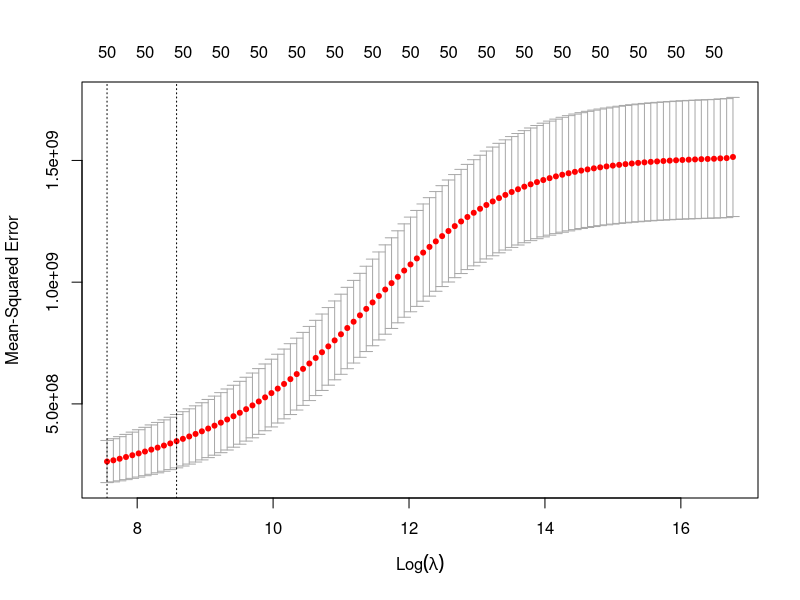
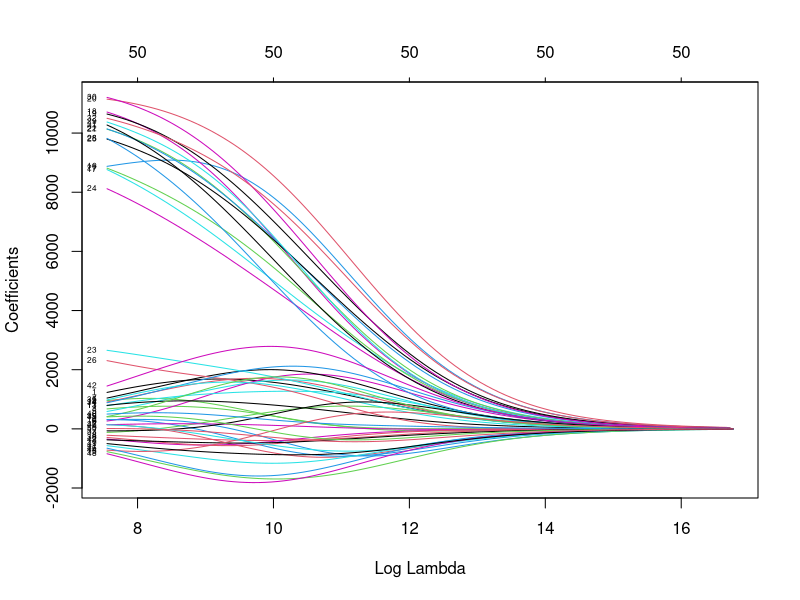
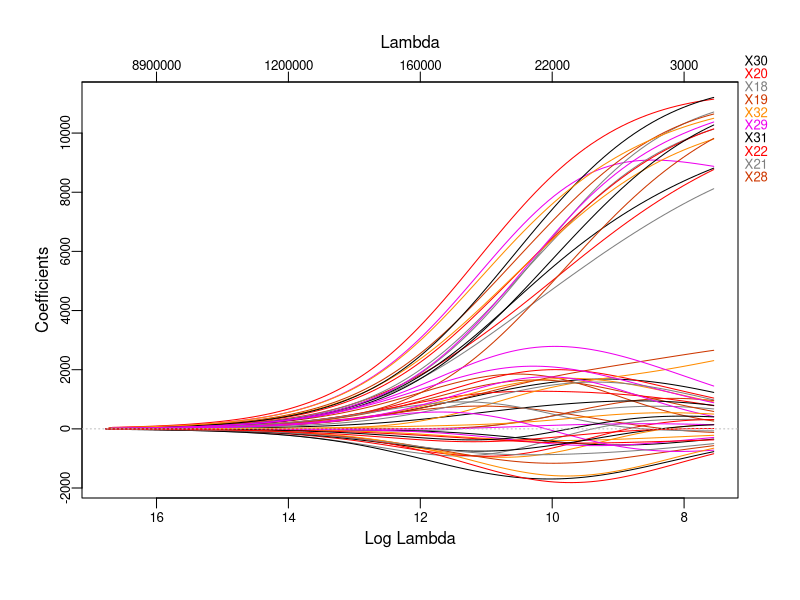
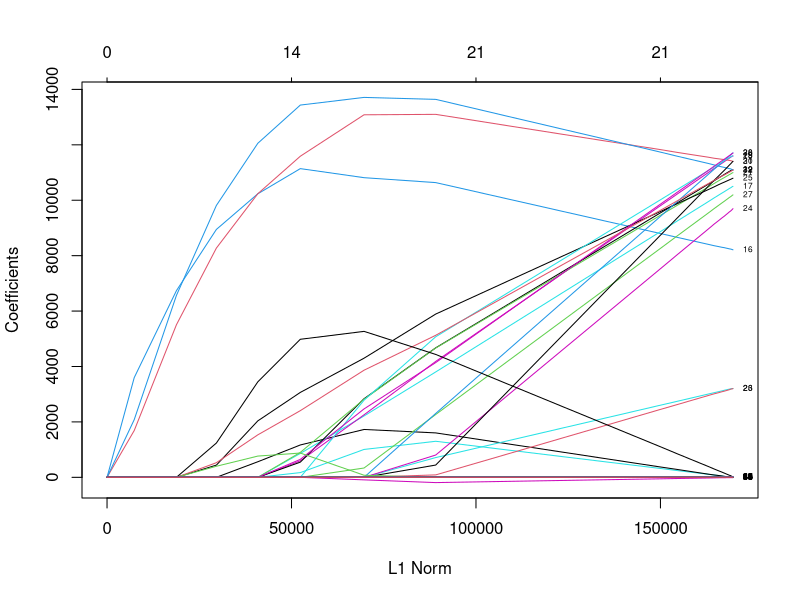
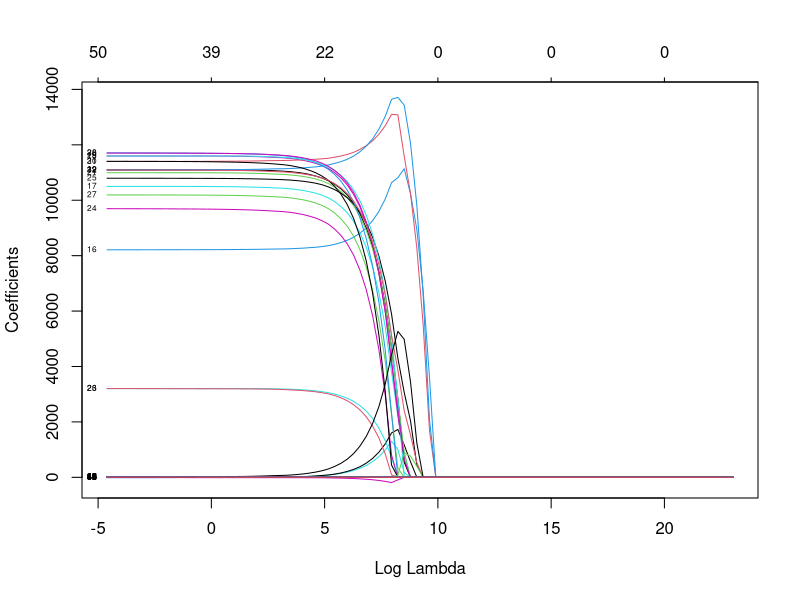
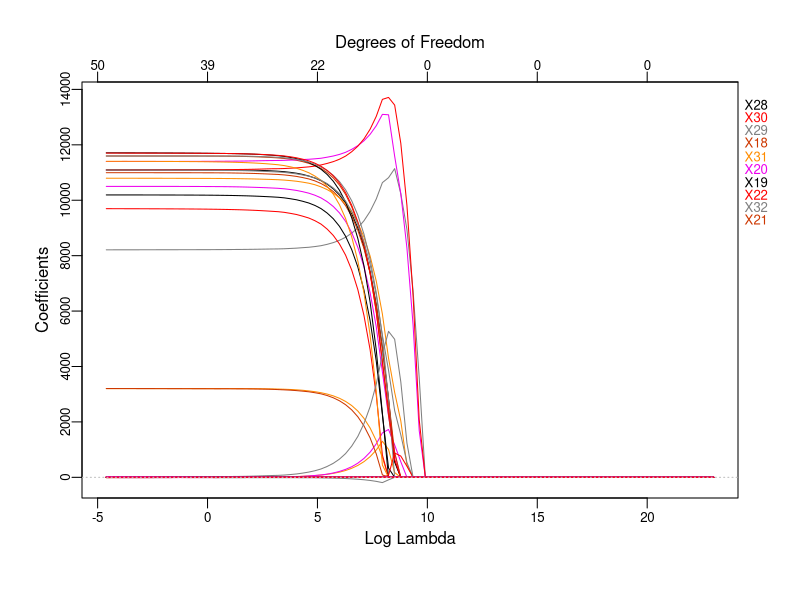
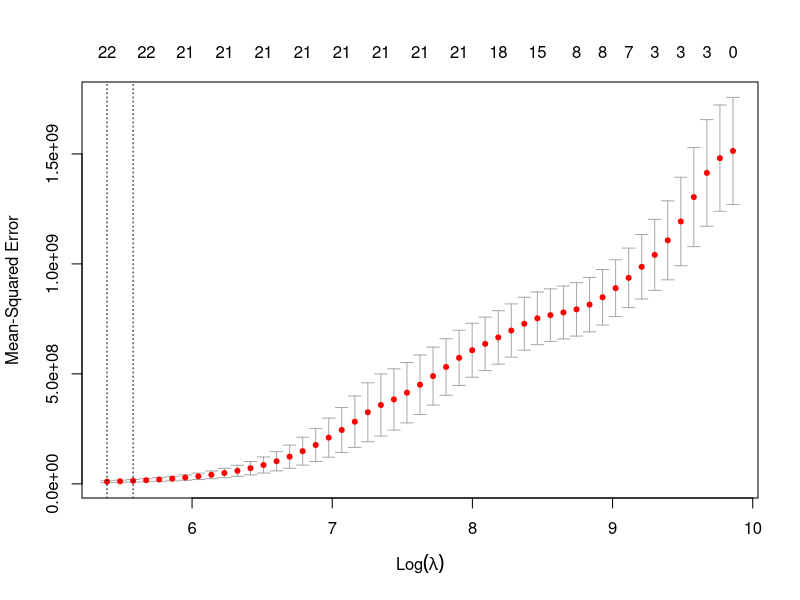
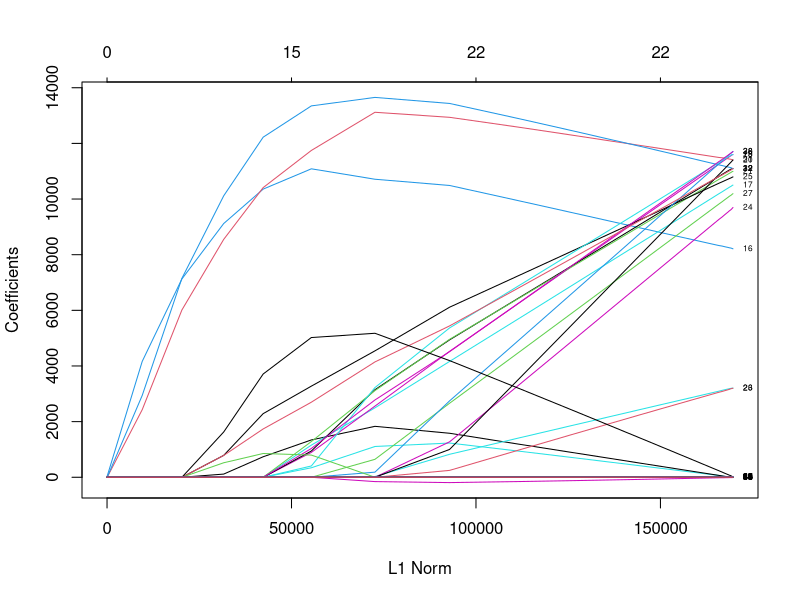

These figures' R source, in order:
### Ragionando su quali regressori utilizzare ###

# Scartiamo a priori la tecnica di OLS poichè l'ordine di grandezza di p è circa pari a quello di n,
# quindi la varianza potrebbe aumentare e raggiungere l'overfitting.
# In questi casi, può essere più opportuno utilizzare metodi di regressione più robusti o regolarizzati,
# come la regressione ridge o la regressione lasso, che possono aiutare a gestire il problema di overfitting
# e migliorare la robustezza del modello.
# Prendiamo i valori dei coefficienti dei predictors che hanno un t-value maggiore e un Pr[|t|] minore;


# dato che l'ordine di grandezza di p è circa uguale a quella di n applicare OLS non è 
# l'ideale perché la varianza diventa più grande e possiamo avere overfitting oltre a 
# produrre stime completamente sballata

# Quando abbiamo un gran numero di predittori X nel modello, generalmente ce ne saranno molti 
# che hanno scarso effetto o addirittura nessun effetto su Y. Lasciare queste variabili nel 
# modello rende più difficile vedere le relazioni reali tra i predittori e la variabile dipendente 
# (non vediamo bene il "quadro generale"), ed è difficile apprezzare l'effetto delle 
# "variabili rilevanti" che descrivono Y. Il modello sarebbe più facile da interpretare rimuovendo 
# le variabili non importanti, ovvero impostando i loro coefficienti a zero


####################################################
####################### Setup ######################
####################################################

library(glmnet)

# Carichiamo il dataset
data = read.csv("RegressionDataset_DA_group1.csv", header=T, na.strings ="?")

# Creo i due set
set.seed(1985) # Utilizziamo un seed fissato per la riprodurre l'esperimento
sample <- sample.int(n = nrow(data), size = floor(.8*nrow(data)), replace = F) # Settiamo una percentuale dell'80%
training_set <- data[sample,] # Nel training set mettiamo il primo 80% dei valori
test_set <- data[-sample,] # Nel test set mettiamo l'ultimo 20% dei valori

# Salvo in x e y i valori dell'intero dataset
x = model.matrix(Y~., data)[,-1] # Salvo in x tutti i valori tranne quelli di Y
y = data$Y # Salvo in y i valori della colonna Y

# salvo in x_train e y_train i valori del training set
x_train = model.matrix(Y~., training_set)[,-1]
y_train = training_set$Y

# salvo in x_test e y_test i valori del test set
x_test = model.matrix(Y~., test_set)[,-1]
y_test = test_set$Y


# a. confrontare tra loro le tecniche per la costruzione di modelli empirici lineari presentate al corso,
# scartando quelle che non `e opportuno utilizzare per questo tipo di data set;

####################################################
###################### Ridge #######################
####################################################
# By default the glmnet() function automatically selects range of lambda values. A lambda set overrides default, a decreasing sequence of lambda values is provided from (10^10 to 10^-2 <- close to 0)
grid=10^seq(10,-2,length=100)
ridge.mod=glmnet(x,y,alpha=0,lambda=grid)
# By default glmnet() standardizes the variables so that they are on the same scale. To turn off this default setting, use the argument standardize=FALSE.
# Associated with each value of lambda is a vector of ridge regression coefficients, stored in a matrix that can be accessed by coef(), in this case 20x100, 19+intercept for each lambda value:
dim(coef(ridge.mod))
# We expect the coefficient estimates to be much smaller, in terms of l2 norm, when a large value of lambda is used, as compared to when a small value is used.
ridge.mod$lambda[50] # grid[50] = 11497.57
coef(ridge.mod)[,50] # corresponding coefficients
sqrt(sum(coef(ridge.mod)[-1,50]^2)) # l2 norm
ridge.mod$lambda[60] # lambda = 705.48
coef(ridge.mod)[,60] # corresponding coefficients
sqrt(sum(coef(ridge.mod)[-1,60]^2)) # l2 norm > l2 for lambda[50]
# obtain the ridge regression coefficients for a new lambda, say 50:
# ?predict.glmnet #for help
predict(ridge.mod,s=50,type="coefficients")[1:51,]

####################################################
#### Validation approach to estimate test error ####
####################################################
# fit a ridge regression model on the training set, and evaluate its MSE on the test set, using lambda = 4.
ridge.mod=glmnet(x_train,y_train,alpha=0,lambda=grid,thresh=1e-12)
ridge.pred=predict(ridge.mod,s=4,newx=x_test) # Note the use of the predict() function again. This time we get predictions for a test set, by replacing type="coefficients" with the newx argument.
mean((ridge.pred-y_test)^2) # test MSE
mean((mean(y_train)-y_test)^2) # test MSE, if we had instead simply fit a model with just an intercept, we would have predicted each test observation using the mean of the training observations.
# We could also get the same result by fitting a ridge regression model
# with a very large value of lambda, i.e. 10^10:
ridge.pred=predict(ridge.mod,s=1e10,newx=x_test)
mean((ridge.pred-y_test)^2) # like intercept only
# Least squares is simply ridge regression with lambda=0;
ridge.pred=predict(ridge.mod,s=0,newx=x_test,exact=T,x=x_train,y=y_train) # corrected according to errata (glmnet pack updated)
# In order for glmnet() to yield the exact least squares coefficients when lambda = 0, we use the argument exact=T when calling the predict() function. Otherwise, the predict() function will interpolate over the grid of lambda values used in fitting the glmnet() model, yielding approximate results. When we use exact=T, there remains a slight discrepancy in the third decimal place between the output of glmnet() when lambda = 0 and the output of lm(); this is due to numerical approximation on the part of glmnet().
mean((ridge.pred-y_test)^2)
# Compare the results from glmnet when lambda=0 with lm()
lm(y_train~x_train)
predict(ridge.mod,s=0,exact=T,type="coefficients",x=x_train,y=y_train)[1:51,] # corrected according to errata
# In general, if we want to fit a (unpenalized) least squares model, then we should use the lm() function, since that function provides more useful outputs,such as standard errors and p-values.
model <- lm(y_train~x_train)
summary(model)
coeff_ridge<-coef(model)

####################################################
################### Print Results ##################
####################################################

# Given the evidence taken from the values in the summary, we can arrive at the number of most important predictors, which is 17.
# In particular, the predictors with bigger t-value and smaller Pr(>|t|) were choosen.
n <- 17 # number of top predictors you want to save
top_n <- which(coeff_ridge >= sort(coeff_ridge, decreasing = TRUE)[n])
# Finally, we took the vector with the best predictors estimate, we diveded by 100 and and we make the conversation in ASCII.
predictors_ridge <- round(coeff_ridge[top_n]/100, digits = 0)
intToUtf8(predictors_ridge)

####################################################
################ CROSS-VALIDATION ##################
####################################################
# Instead of using the arbitrary value lambda=4, cv.glmnet() uses cross-validation to choose the tuning parameter
# By default, the function performs ten-fold cross-validation,
# though this can be changed using the argument nfolds.
set.seed (1985)
cv.out=cv.glmnet(x_train,y_train,alpha=0)
dev.new()
plot(cv.out)
bestlam=cv.out$lambda.min; bestlam; log(bestlam) # the best lambda (212 on the text)
cv.out$lambda.1se # one standard error rule
log(cv.out$lambda.1se)
ridge.pred = predict(ridge.mod,s=bestlam ,newx=x_test)
mse_ridge <- mean((ridge.pred-y_test)^2); mse_ridge
# This represents a further improvement over the test MSE when lambda=4.
# Finally refit our ridge regression model on the full data set with the best lambda
out=glmnet(x,y,alpha=0)
predict(out,type="coefficients",s=bestlam)[1:51,]
# As expected, none of the coefficients are zero
# ridge regression does not perform variable selection!
dev.new()
plot(out,label = T, xvar = "lambda")
#install.packages("plotmo")
library(plotmo)
dev.new()
plot_glmnet(out)

####################################################
###################### LASSO #######################
####################################################
# use the argument alpha = 1 to perform lasso
lasso.mod = glmnet(x_train, y_train, alpha=1, lambda=grid)
dev.new()
plot(lasso.mod,label = T)
dev.new()
plot(lasso.mod,label = T, xvar = "lambda")
dev.new(); plot_glmnet(lasso.mod, xvar = "lambda")
# perform cross-validation
set.seed (1985)
cv.out=cv.glmnet(x_train,y_train,alpha=1)
dev.new()
plot(cv.out)
bestlam=cv.out$lambda.min; print(bestlam);print(log(bestlam))
print(cv.out$lambda.1se)
print(log(cv.out$lambda.1se))
lasso.pred=predict(lasso.mod,s=bestlam ,newx=x_test)
mse_lasso <- mean((lasso.pred-y_test)^2); mse_lasso

# wrt lm
lasso.pred=predict(lasso.mod,s=0,newx=x_test,exact=T,x=x_train,y=y_train)
mse_lm <- mean((lasso.pred-y_test)^2); mse_lm
# However, the lasso has a substantial advantage:
# some of the 19 coefficient estimates are exactly zero (12 on the text).
out=glmnet(x,y,alpha=1,lambda=grid)
lasso.coef=predict(out,type="coefficients",s=bestlam)[1:51,]
lasso.coef
lasso.coef[lasso.coef!=0]
cat("Number of coefficients equal to 0:",sum(lasso.coef==0),"\n")

lasso.coef=predict(out,type="coefficients",s=0)[1:51,] # lm as lasso for lambda=0
lasso.coef
coeff_lasso <- coef(lm(Y~., data=data)) # differences on the 3rd place


###### lm full model #######
mse_full <- mean((predict(lm(Y~., data=training_set),newdata = test_set)-y_test)^2)
summary(lm(Y~., data=test_set))


####################################################
################### Print Results ##################
####################################################

# Given the evidence taken from the values in the summary, we can arrive at the number of most important predictors, which is 17.
# In particular, the predictors with bigger t-value and smaller Pr(>|t|) were choosen.
n <- 17 # number of top predictors you want to save, based on the previous parameters
top_n <- which(coeff_lasso >= sort(coeff_lasso, decreasing = TRUE)[n])
# Finally, we took the vector with the best predictors estimate, we diveded by 100 and and we make the conversation in ASCII.
predictors_lasso <- round(coeff_lasso[top_n]/100, digits = 0)
intToUtf8(predictors_lasso)


####################################################
################### Elastic Net ####################
####################################################
#for (alp in seq(0.1,0.9,by=0.1)) {
alp <- 0.95
enet.mod = glmnet(x_train, y_train, alpha=alp, lambda=grid)
dev.new()
plot(enet.mod,label = T)
dev.new()
plot(enet.mod,label = T, xvar = "lambda")
plot_glmnet(enet.mod, xvar = "lambda")
# CV
set.seed (1985)
cv.out=cv.glmnet(x_train, y_train,alpha=alp,nfolds = 5)
dev.new()
plot(cv.out)
bestlam_enet=cv.out$lambda.min; print(bestlam_enet);print(log(bestlam_enet))
print(cv.out$lambda.1se)
print(log(cv.out$lambda.1se))
enet.pred=predict(enet.mod,s=bestlam_enet ,newx=x_test)
mse_enet <- mean((enet.pred-y_test)^2)
print(mse_enet)
#}
predict(enet.mod,type="coefficients",s=bestlam_enet)[1:51,]
coeff_elasticNet <- coef(lm(Y~., data=data)) # differences on the 3rd place


####################################################
################### Print Results ##################
####################################################

# Given the evidence taken from the values in the summary, we can arrive at the number of most important predictors, which is 17.
# In particular, the predictors with bigger t-value and smaller Pr(>|t|) were choosen.
n <- 17 # number of top predictors you want to save, based on the previous parameters
top_n <- which(coeff_elasticNet >= sort(coeff_elasticNet, decreasing = TRUE)[n])
# Finally, we took the vector with the best predictors estimate, we diveded by 100 and and we make the conversation in ASCII.
predictors_elasticNet <- round(coeff_elasticNet[top_n]/100, digits = 0)
intToUtf8(predictors_elasticNet)
